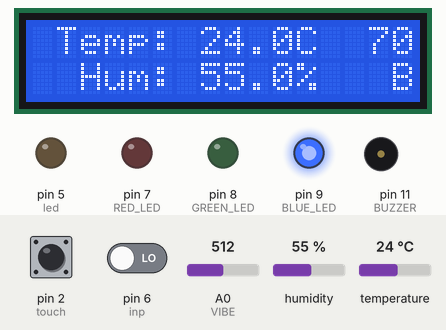
The sketch below on a simulated Arduino Uno, built with avr-gcc and run on an emulated ATmega328P. Shown: 16×2 character LCD, output pins drawn as LEDs (lit = HIGH), buzzer (waves = sounding). The test bench sets the inputs (shaded band); at power-on: temperature 24 °C, A0 (VIBE) = 512, pin 2 (touch) LOW, pin 6 (inp) LOW, humidity 55 %. What the sketch prints to the serial monitor is not drawn.

Above: at 1.2 s.
1.3 s: temperature set to 29 °C
At 2.7 s:
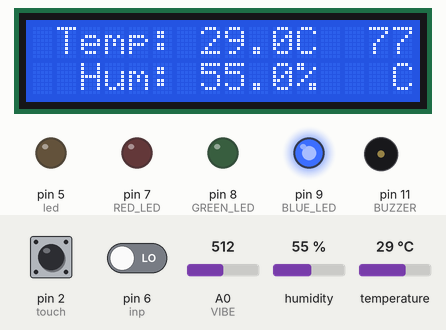
3.6 s: temperature set to 32 °C
At 4.82 s:
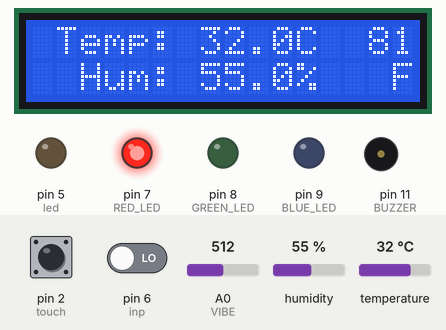
6.0 s: A0 (VIBE) set to 893
7.9 s: A0 (VIBE) set to 913
At 9.5 s:
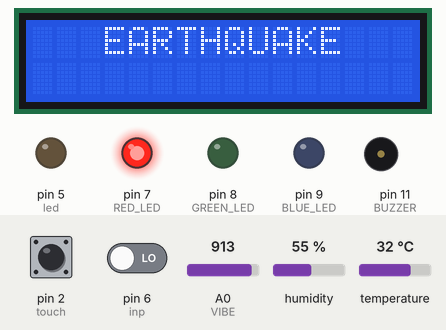
Timing chart, 0 to 24.5 s (numbered marks = the images above; inputs shaded):
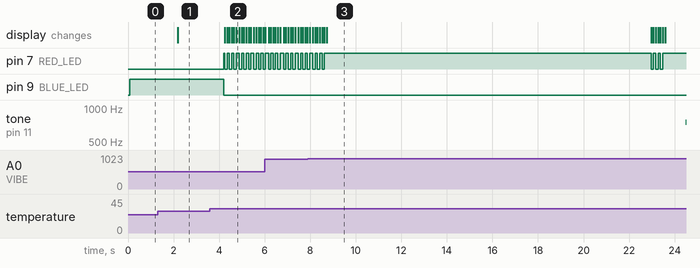

The sketch:

PROJECT.ino
```cpp
#include "DHT.h"
#include <hd44780.h>
#include <Wire.h>
#include <hd44780ioClass/hd44780_I2Cexp.h>
#define DHTPIN 3
#define DHTTYPE DHT11
#define RED_LED 7
#define GREEN_LED 8
#define BLUE_LED 9
#define VIBE A0
#define BUZZER 11
#define inp 6
#define led 5
#define touch 2

hd44780_I2Cexp lcd;
DHT dht(DHTPIN, DHTTYPE);

void setup() {
  Serial.begin(9600);
  Serial.println("Check it out!");
  dht.begin();
  lcd.begin(16, 2);
  pinMode(RED_LED, OUTPUT);
  pinMode(GREEN_LED, OUTPUT);
  pinMode(BLUE_LED, OUTPUT);
  pinMode(VIBE, INPUT);
  pinMode(BUZZER, OUTPUT);
  pinMode(inp, INPUT);
  pinMode(led, OUTPUT);
  pinMode(touch, INPUT);
}

int tf = 0;

void loop() {
  // Wait a few seconds between measurements.
  float dis;
  float h = dht.readHumidity();
  float t = dht.readTemperature();
  char state = 'M';
  int vibe = analogRead(VIBE);
  int State = digitalRead(inp);
  int touched = digitalRead(touch);

  digitalWrite(RED_LED, LOW);
  digitalWrite(GREEN_LED, LOW);
  digitalWrite(BLUE_LED, LOW);

  dis = 1.8*t-0.55*(1-h/100)*(1.8*t-26)+32;
//  dis = 90;
  if (isnan(h) || isnan(t)) {
    Serial.println("SENSOR ERROR");
    lcd.setCursor(0, 0);
    lcd.print("     SENSOR     ");
    lcd.setCursor(0, 1);
    lcd.print("     ERROR!     ");
    return;
  }

  if(dis >= 80){
    state = 'F';
    digitalWrite(RED_LED, HIGH);
  }
  else if(dis >= 75){
    state = 'C';
    digitalWrite(BLUE_LED, HIGH);
  }
  else if(dis >= 68){
    state = 'B';
    digitalWrite(BLUE_LED, HIGH);
  }
  else{
    state = 'A';
    digitalWrite(GREEN_LED, HIGH);
  }

  Serial.print("Discomfort: ");
  Serial.print(dis);
  Serial.print(" (");
  Serial.print(state);
  Serial.print(")\t");
  Serial.print("Humidity: ");
  Serial.print(h);
  Serial.print(" %\t");
  Serial.print("Temperature: ");
  Serial.print(t);
  Serial.print(" *C ");
  Serial.print("\n");

  lcd.setCursor(1,0);
  lcd.print("Temp: ");
  lcd.print(t, 1);
  lcd.print("C");

  lcd.setCursor(14,0);
  lcd.print(dis);

  lcd.setCursor(15,1);
  lcd.print(state);

  lcd.setCursor(2,1);
  lcd.print("Hum: ");
  lcd.print(h, 1);
  lcd.print("%");

  if(state == 'F'){
    for(int i = 0; i < 3; i++){
      lcd.noBacklight();
      digitalWrite(RED_LED, LOW);
      delay(100);
      lcd.backlight();
      digitalWrite(RED_LED, HIGH);
      delay(100);
    }
  }

  Serial.println(touched);

  if(State == 1){
    Serial.print("--------II---------");
    tf = 1 - tf;
    Serial.print(tf);
    delay(400);
    //delay(5000);
  }
  if(tf == 1){
    if(touched == 1){
      tf = 1 - tf;
    }
    else{
      digitalWrite(led, HIGH);
    }
  }
  else{
    digitalWrite(led, LOW);
  }

  Serial.println(vibe);
  if(vibe > 900){
    lcd.clear();
    lcd.setCursor(3, 0);
    lcd.print("EARTHQUAKE");
    for(int m = 0; m < 5; m++){
      for (int hz = 300; hz <= 1000; hz++){
        tone(BUZZER, hz);
        delay(2);
      }

      for (int hz = 1000; hz >= 300; hz--){
        tone(BUZZER, hz);
        delay(2);
      }
      noTone(BUZZER);
    }
  }
}
```

Measured:
- the behaviour switches between 30 and 31 °C on temperature (found by bisection; images 1 and 2)
- the behaviour switches between 900 and 901 on A0 (VIBE) (found by bisection; images 2 and 3)
- after the input at 1.3 s, the display: changes after 0.88 s (image 1)
- after the input at 3.6 s, pin 7 (RED_LED): LOW → HIGH after 0.60 s, then repeats every 0.64 s: 2 × (LOW 0.10 s, HIGH 0.10 s), LOW 0.10 s, HIGH 0.14 s; pin 9 (BLUE_LED): HIGH → LOW after 0.60 s; the display: first changes after 0.65 s (image 2 shows a later state)
- after the input at 7.9 s, tone on pin 11 (BUZZER): silent → 751 Hz after 16.6 s; the display: first differs from a run without the input after 0.83 s (image 3)
